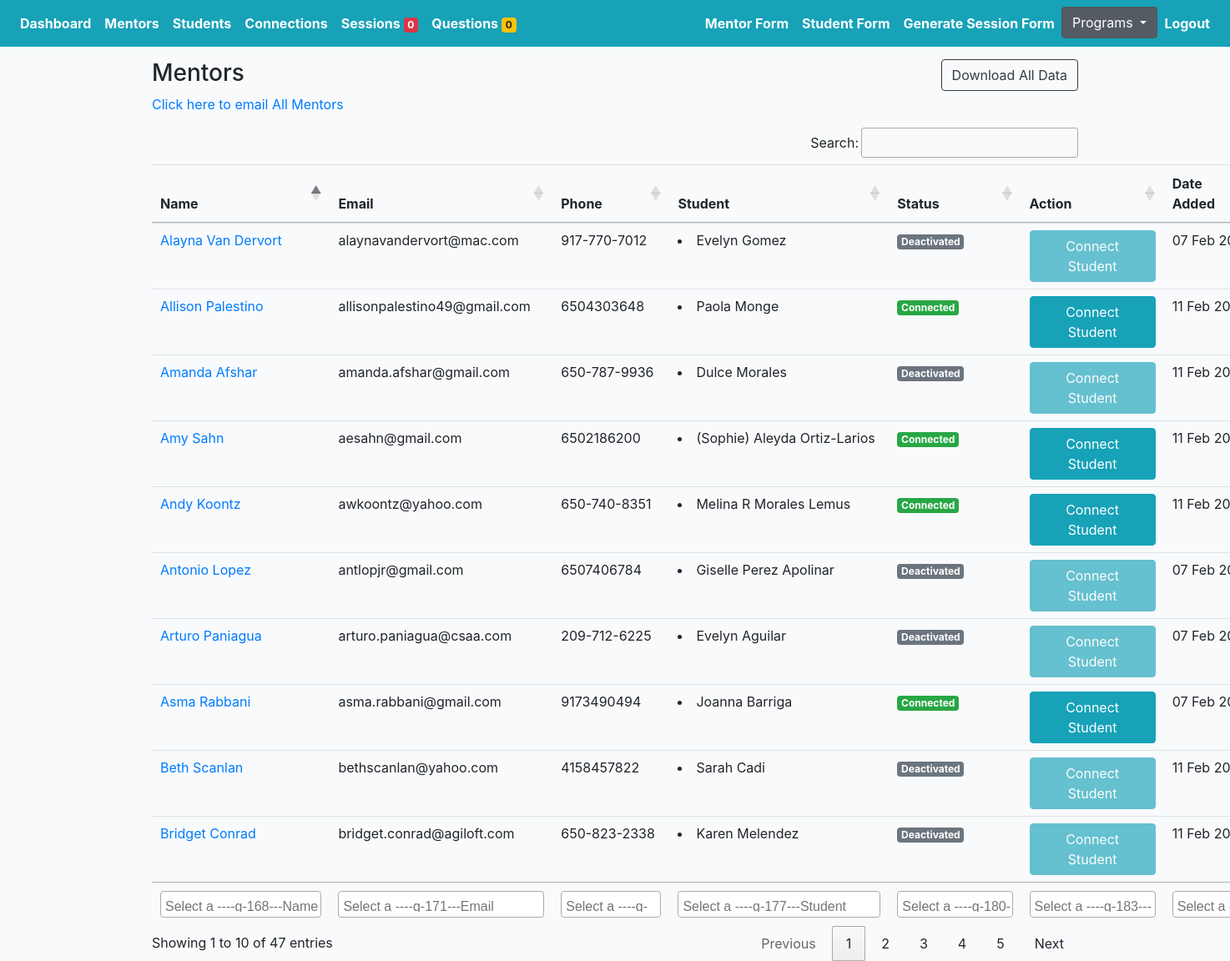
Page /mentoring/mentors/ (signed in) on the committed database.
### mprofiles/models.py (models this page shows, shortened)
class Mentor(models.Model):
    avatar = models.ImageField(default='avatar.png', upload_to='avatars/')
    first_name = models.CharField(max_length=200, blank=True)
    last_name = models.CharField(max_length=200, blank=True)
    email = models.EmailField(max_length=200, blank=True)
    phone = models.CharField(max_length=200, blank=True)
    address = models.CharField(max_length=200, blank=True)
    spanish = models.CharField(null=True, blank=True, max_length=200, choices=SPANISH_CHOICES)
    language = models.TextField(null=True, blank=True, max_length=1000)
    emergency_contact = models.TextField(null=True, blank=True, max_length=1000)
    employment_status = models.CharField(max_length=200, choices=EMPLOYMENT_CHOICES)
    employer_info = models.TextField(null=True, blank=True, max_length=1000)
    partner = models.CharField(null=True, blank=True, max_length=200, choices=PARTNER_CHOICES)
    hear = models.TextField(null=True, blank=True, max_length=1000)
    experience = models.TextField(null=True, blank=True, max_length=1000)
    reason = models.TextField(null=True, blank=True, max_length=1000)
    know = models.TextField(null=True, blank=True, max_length=1000)
    question1 = models.CharField(null=True, blank=True, max_length=200, choices=QUESTION_CHOICES)
    answer1 = models.TextField(null=True, blank=True, max_length=1000)
    question2 = models.CharField(null=True, blank=True, max_length=200, choices=QUESTION_CHOICES)
    answer2 = models.TextField(null=True, blank=True, max_length=1000)
    support = models.ManyToManyField(Support, blank=True, related_name='supports')
    prefer_sex = models.CharField(max_length=200, choices=GENDER_CHOICES)
    geographical = models.CharField(max_length=200, choices=GEOGRAPHICAL_CHOICES)
    commit = models.CharField(null=True, blank=True, max_length=200, choices=YES_NO)
    available = models.CharField(null=True, blank=True, max_length=200, choices=YES_NO)
    seminar = models.CharField(null=True, blank=True, max_length=200, choices=YES_NO)
    signature = models.TextField(null=True, blank=True, max_length=1000)
    grant = models.CharField(max_length=200, choices=GRANT_CHOICES)
    cont_student_bridge = models.TextField(null=True, blank=True, max_length=1000)
    check = models.CharField(null=True, blank=True, max_length=200, choices=YES_NO)
    question = models.TextField(null=True, blank=True, max_length=1000)
    friends = models.ManyToManyField(Student, blank=True, related_name='mentors')
    updated = models.DateTimeField(auto_now=True)
    created = models.DateTimeField(auto_now_add=True)
    slug = models.SlugField(unique=True, blank=True)
    flag = models.BooleanField(default=False)
    note = models.TextField(null=True, blank=True, max_length=1000)
    ethnic = models.CharField(null=True, blank=True, max_length=200, choices=ETHNIC_CHOICES)
    status = models.CharField(null=True, blank=True, max_length=200, choices=PROFILE_STATUS, default='active')
    def get_absolute_url(self):
        return reverse("mprofiles:mentor-profiles-detail", kwargs={"slug": self.slug})
    def get_friends(self):
        return self.friends.all()
    __initial_first_name = None
    __initial_last_name = None
    def __init__(self, *args, **kwargs):
        super().__init__(*args, **kwargs)
        self.__initial_first_name = self.first_name
        self.__initial_last_name = self.last_name

class Student(models.Model):
    avatar = models.ImageField(default='avatar.png', upload_to='avatars/')
    first_name = models.CharField(max_length=200, blank=True)
    last_name = models.CharField(max_length=200, blank=True)
    email = models.EmailField(max_length=200, blank=True)
    phone = models.CharField(max_length=200, blank=True)
    address = models.CharField(max_length=200, blank=True)
    grade = models.CharField(max_length=200, blank=True)
    school = models.CharField(max_length=200, blank=True)
    academic_advisor = models.ForeignKey(Academicadvisor, null=True, blank=True, on_delete=models.CASCADE, related_name='academic_advisor')
    academic_advisor_email = models.EmailField(max_length=200, blank=True)
    reason = models.TextField(null=True, blank=True, max_length=1000)
    know = models.TextField(null=True, blank=True, max_length=1000)
    question1 = models.CharField(max_length=200, choices=QUESTION_CHOICES)
    answer1 = models.TextField(null=True, blank=True, max_length=1000)
    question2 = models.CharField(max_length=200, choices=QUESTION_CHOICES)
    answer2 = models.TextField(null=True, blank=True, max_length=1000)
    prefer_sex = models.CharField(max_length=200, choices=GENDER_CHOICES)
    geographical = models.CharField(max_length=200, choices=GEOGRAPHICAL_CHOICES)
    commit = models.CharField(null=True, blank=True, max_length=200, choices=YES_NO)
    available = models.CharField(null=True, blank=True, max_length=200, choices=YES_NO)
    seminar = models.CharField(null=True, blank=True, max_length=200, choices=YES_NO)
    understand = models.CharField(null=True, blank=True, max_length=200, choices=YES_NO)
    signature = models.CharField(null=True, blank=True, max_length=200, choices=YES_NO)
    updated = models.DateTimeField(auto_now=True)
    created = models.DateTimeField(auto_now_add=True)
    slug = models.SlugField(unique=True, blank=True)
    flag = models.BooleanField(default=False)
    note = models.TextField(null=True, blank=True, max_length=1000)
    status = models.CharField(null=True, blank=True, max_length=200, choices=PROFILE_STATUS, default='active')
    __initial_first_name = None
    __initial_last_name = None
    def __init__(self, *args, **kwargs):
        super().__init__(*args, **kwargs)
        self.__initial_first_name = self.first_name
        self.__initial_last_name = self.last_name

### mprofiles/views.py (the view)
# urls.py: path('mentors/', MentorProfileListView.as_view(), name='mentor-profiles-list'),
@method_decorator(login_required, name='dispatch')
@method_decorator(allowed_users(allowed_roles=['mentor', 'admin']), name='dispatch')
class MentorProfileListView(ListView):
    model = Mentor
    template_name = 'mentor/mentor-profile-list.html'
    def get_queryset(self):
        qs = Mentor.objects.all()
        return qs
    def get_context_data(self, **kwargs):
        context = super().get_context_data(**kwargs)
        recipients = list(i for i in Mentor.objects.values_list('email', flat=True))
        recipients = ("; ".join(recipients))
        context["recipients"] = recipients
        return context

### cprofiles/context_processors.py (called while the page is built)
def choice_question(request):
    if(request.user.id):
        choice_unanswered_question_num = Question.objects.filter(status="UNANSWERED").count()
        choice_session_flag_num = Session.objects.filter(flag=True).count()
        return {
            'choice_unanswered_question_num' : choice_unanswered_question_num,
            'choice_session_flag_num' : choice_session_flag_num
        }
    return {}

### middleschool/context_processors.py (called while the page is built)
def middle_school_question(request):
    if(request.user.id):
        middle_school_unanswered_question_num = Question.objects.filter(status="UNANSWERED").count()
        middle_school_session_flag_num = Session.objects.filter(flag=True).count()
        return {
            'middle_school_unanswered_question_num' : middle_school_unanswered_question_num,
            'middle_school_session_flag_num' : middle_school_session_flag_num
        }
    return {}

### mprofiles/context_processors.py (called while the page is built)
def mentor_question(request):
    if(request.user.id):
        mentor_unanswered_question_num = Question.objects.filter(status="UNANSWERED").count()
        mentor_session_flag_num = Session.objects.filter(flag=True).count()
        return {
            'mentor_unanswered_question_num' : mentor_unanswered_question_num,
            'mentor_session_flag_num' : mentor_session_flag_num
        }
    return {}

### profiles/context_processors.py (called while the page is built)
def high_school_question(request):
    if(request.user.id):
        high_school_unanswered_question_num = Question.objects.filter(status="UNANSWERED").count()
        high_school_session_flag_num = Session.objects.filter(flag=True).count()
        return {
            'high_school_unanswered_question_num' : high_school_unanswered_question_num,
            'high_school_session_flag_num' : high_school_session_flag_num
        }
    return {}

### templates/mentor/mentor-profile-list.html (shortened to what this page needs)
{% extends 'mbase.html' %}
{% load static %}
{% block stylesheet %}{% static '/css/my_invites.css' %}{% endblock %}
{% block content %}
<div class="row">
    <div class="col-auto mr-auto">
        <h3>Mentors</h3>
    </div>
    <div class="col-auto">
        <div class="btn-group" role="group" aria-label="Basic example">
            <form action="{% url 'mprofiles:export-mentoring-mentor-list' %}" method="POST">
                <button type="submit" class="btn btn-outline-dark">Download All Data</button>
            </form>
        </div>
    </div>
</div>
<p><a href="mailto:{{recipients}}">Click here to email All Mentors</a>
    <div class="table-responsive-lg">
        <table id="myTable" class="table">
            <thead>
                <tr>
                    <th scope="col">Name</th>
                    <th scope="col">Email</th>
                    <th scope="col">Phone</th>
                    <th scope="col">Student</th>
                    <th scope="col">Status</th>
                    <th scope="col">Action</th>
                    <th scope="col">Date Added</th>
                </tr>
            </thead>
            <tfoot>
                <tr>
                    <th>Name</th>
                    <th>Email</th>
                    <th>Phone</th>
                    <th>Student</th>
                    <th>Status</th>
                    <th>Action</th>
                    <th>Date Added</th>
                </tr>
            </tfoot>
            <tbody>
                {% for obj in object_list %}
                <tr>
                    <td><a href="{{obj.get_absolute_url}}">{{obj.first_name}} {{obj.last_name}}</a></td>
                    <td>{{obj.email}}</td>
                    <td>{{obj.phone}}</td>
                    <td>{% for friend in obj.get_friends %}<li>{{friend.first_name}} {{friend.last_name}} </li>{% endfor %}</td>
                    <td>
                    {% if obj.status == 'deactivated' %}
                        <div><span class="badge badge-secondary">Deactivated</span></div>
                    {% else %}
                        {% for friend in obj.get_friends %}
                        <div><span class="badge badge-success">Connected</span></div>
                        {% empty %}
                        <div><span class="badge badge-danger">Not Connected</div>
                        {% endfor %}
                    {% endif %}
                    </td>
                    {% if obj.status == 'deactivated' %}
                    <td><a href="{% url 'mprofiles:mentor-connect-detail' obj.slug %}"><button type="submit"
                                class="btn btn-info" disabled>Connect Student</button></a></td>
                    {% else %}
                    <td><a href="{% url 'mprofiles:mentor-connect-detail' obj.slug %}"><button type="submit"
                                class="btn btn-info">Connect Student</button></a></td>
                    {% endif %}
                    <td>{{ obj.created |date:"d M Y"  }}</td>
                </tr>
                {% endfor %}
            </tbody>
        </table>
    </div>
    {% endblock content %}

### core/static/css/base.css (style rules this page uses)
body { background:#FAFAFA; }

### core/static/css/my_invites.css (style rules this page uses)
body { margin-top:20px; background:#FAFAFA; }
body { background-color: #f9fafb; margin-top:0px; }

### rows in the picture
Mentor: first_name "Alayna", last_name "Van Dervort", email "alaynavandervort@mac.com", phone "917-770-7012", status "Deactivated", created "07 Feb…"
Student: first_name "Evelyn", last_name "Gomez"
Mentor: first_name "Antonio", last_name "Lopez", email "antlopjr@gmail.com", phone "6507406784", status "Deactivated", created "07 Feb…"
Student: first_name "Giselle", last_name "Perez Apolinar"
Mentor: first_name "Arturo", last_name "Paniagua", email "arturo.paniagua@csaa.com", phone "209-712-6225", status "Deactivated", created "07 Feb…"
Student: first_name "Evelyn", last_name "Aguilar"
Mentor: first_name "Asma", last_name "Rabbani", email "asma.rabbani@gmail.com", phone "9173490494", status "Connect Student", created "07 Feb…"
Student: first_name "Joanna", last_name "Barriga"
Mentor: first_name "Bridget", last_name "Conrad", email "bridget.conrad@agiloft.com", phone "650-823-2338", status "Deactivated", created "11 Feb…"
Student: first_name "Karen", last_name "Melendez"
Mentor: first_name "Amanda", last_name "Afshar", email "amanda.afshar@gmail.com", phone "650-787-9936", status "Deactivated", created "11 Feb…"
Student: first_name "Dulce", last_name "Morales"
Mentor: first_name "Amy", last_name "Sahn", email "aesahn@gmail.com", phone "6502186200", status "Connect Student", created "11 Feb…"
Student: first_name "(Sophie) Aleyda", last_name "Ortiz-Larios"
Mentor: first_name "Andy", last_name "Koontz", email "awkoontz@yahoo.com", phone "650-740-8351", status "Connect Student", created "11 Feb…"
Student: first_name "Melina", last_name "R Morales Lemus"
Mentor: first_name "Allison", last_name "Palestino", email "allisonpalestino49@gmail.com", phone "6504303648", status "Connect Student", created "11 Feb…"
Student: first_name "Paola", last_name "Monge"
Mentor: first_name "Beth", last_name "Scanlan", email "bethscanlan@yahoo.com", phone "4158457822", status "Deactivated", created "11 Feb…"
Student: first_name "Sarah", last_name "Cadi"

### other values in the picture
{{ mentor_session_flag_num }} "0"
{{ mentor_unanswered_question_num }} "0"
